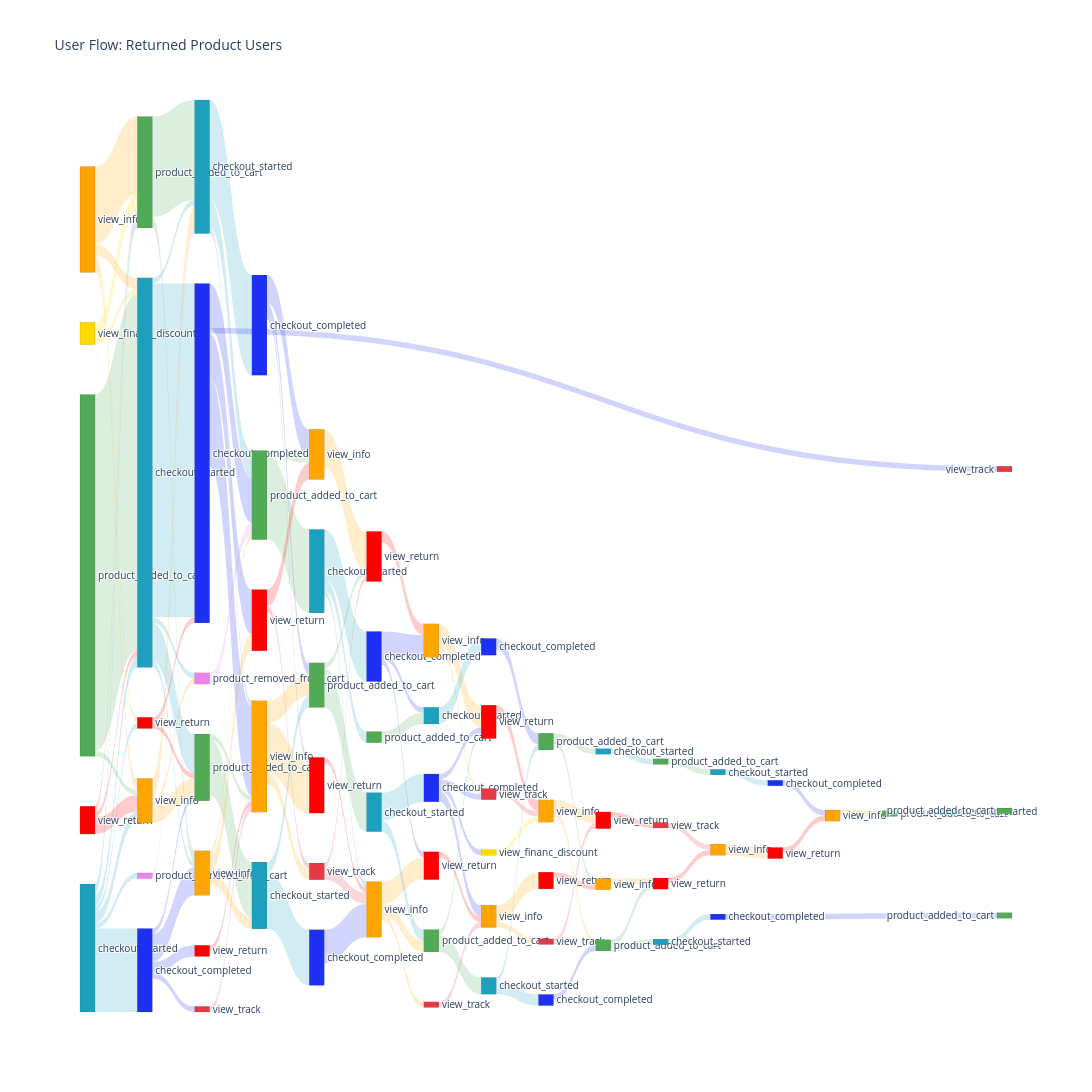

The code cell stored with this chart in its notebook:
### Markdown cell above
Строим sankey-диаграмму, отражающую карту пользовательских потоков для пользователей, вернувших товар

### Code cell
senkey_diagram = plot_senkey_diagram(data_for_plot)
senkey_diagram.show()

### Figure 1 — Plotly figure (JSON) as saved in the notebook; plotly's stock layout.template omitted (floating-point values rounded to 4 significant figures)
{"data": [{"domain": {"x": [0, 1], "y": [0, 1]}, "link": {"color": ["rgba(255, 165, 0, 0.2)", "rgba(255, 165, 0, 0.2)", "rgba(255, 165, 0, 0.2)", "rgba(255, 165, 0, 0.2)", "rgba(29, 160, 189, 0.2)", "rgba(29, 160, 189, 0.2)", "rgba(29, 160, 189, 0.2)", "rgba(29, 160, 189, 0.2)", "rgba(29, 160, 189, 0.2)", "rgba(29, 160, 189, 0.2)", "rgba(255, 0, 0, 0.2)", "rgba(255, 0, 0, 0.2)", "rgba(255, 0, 0, 0.2)", "rgba(81, 170, 86, 0.2)", "rgba(81, 170, 86, 0.2)", "rgba(255, 217, 2, 0.2)", "rgba(255, 217, 2, 0.2)", "rgba(81, 170, 86, 0.2)", "rgba(81, 170, 86, 0.2)", "rgba(29, 160, 189, 0.2)", "rgba(29, 160, 189, 0.2)", "rgba(29, 160, 189, 0.2)", "rgba(29, 160, 189, 0.2)", "rgba(29, 160, 189, 0.2)", "rgba(255, 165, 0, 0.2)", "rgba(255, 165, 0, 0.2)", "rgba(255, 165, 0, 0.2)", "rgba(29, 48, 243, 0.2)", "rgba(29, 48, 243, 0.2)", "rgba(29, 48, 243, 0.2)", "rgba(29, 48, 243, 0.2)", "rgba(255, 0, 0, 0.2)", "rgba(255, 0, 0, 0.2)", "rgba(238, 130, 238, 0.2)", "rgba(29, 160, 189, 0.2)", "rgba(29, 160, 189, 0.2)", "rgba(29, 160, 189, 0.2)", "rgba(29, 48, 243, 0.2)", "rgba(29, 48, 243, 0.2)", "rgba(29, 48, 243, 0.2)", "rgba(29, 48, 243, 0.2)", "rgba(238, 130, 238, 0.2)", "rgba(255, 0, 0, 0.2)", "rgba(81, 170, 86, 0.2)", "rgba(81, 170, 86, 0.2)", "rgba(255, 165, 0, 0.2)", "rgba(255, 165, 0, 0.2)", "rgba(255, 165, 0, 0.2)", "rgba(230, 57, 70, 0.2)", "rgba(81, 170, 86, 0.2)", "rgba(81, 170, 86, 0.2)", "rgba(29, 48, 243, 0.2)", "rgba(29, 48, 243, 0.2)", "rgba(29, 48, 243, 0.2)", "rgba(255, 165, 0, 0.2)", "rgba(255, 165, 0, 0.2)", "rgba(255, 165, 0, 0.2)", "rgba(29, 160, 189, 0.2)", "rgba(29, 160, 189, 0.2)", "rgba(255, 0, 0, 0.2)", "rgba(255, 0, 0, 0.2)", "rgba(29, 160, 189, 0.2)", "rgba(29, 160, 189, 0.2)", "rgba(29, 160, 189, 0.2)", "rgba(255, 0, 0, 0.2)", "rgba(29, 48, 243, 0.2)", "rgba(81, 170, 86, 0.2)", "rgba(81, 170, 86, 0.2)", "rgba(230, 57, 70, 0.2)", "rgba(230, 57, 70, 0.2)", "rgba(255, 165, 0, 0.2)", "rgba(29, 48, 243, 0.2)", "rgba(29, 48, 243, 0.2)", "rgba(29, 48, 243, 0.2)", "rgba(255, 165, 0, 0.2)", "rgba(255, 165, 0, 0.2)", "rgba(255, 165, 0, 0.2)", "rgba(29, 160, 189, 0.2)", "rgba(29, 160, 189, 0.2)", "rgba(255, 0, 0, 0.2)", "rgba(81, 170, 86, 0.2)", "rgba(81, 170, 86, 0.2)", "rgba(81, 170, 86, 0.2)", "rgba(255, 165, 0, 0.2)", "rgba(255, 165, 0, 0.2)", "rgba(29, 48, 243, 0.2)", "rgba(29, 48, 243, 0.2)", "rgba(29, 48, 243, 0.2)", "rgba(29, 48, 243, 0.2)", "rgba(255, 0, 0, 0.2)", "rgba(29, 160, 189, 0.2)", "rgba(230, 57, 70, 0.2)", "rgba(29, 160, 189, 0.2)", "rgba(29, 160, 189, 0.2)", "rgba(230, 57, 70, 0.2)", "rgba(255, 0, 0, 0.2)", "rgba(29, 48, 243, 0.2)", "rgba(255, 165, 0, 0.2)", "rgba(255, 165, 0, 0.2)", "rgba(255, 217, 2, 0.2)", "rgba(29, 48, 243, 0.2)", "rgba(81, 170, 86, 0.2)", "rgba(81, 170, 86, 0.2)", "rgba(255, 165, 0, 0.2)", "rgba(255, 165, 0, 0.2)", "rgba(255, 0, 0, 0.2)", "rgba(230, 57, 70, 0.2)", "rgba(81, 170, 86, 0.2)", "rgba(81, 170, 86, 0.2)", "rgba(29, 160, 189, 0.2)", "rgba(255, 0, 0, 0.2)", "rgba(255, 165, 0, 0.2)", "rgba(29, 160, 189, 0.2)", "rgba(81, 170, 86, 0.2)", "rgba(255, 0, 0, 0.2)", "rgba(230, 57, 70, 0.2)", "rgba(29, 48, 243, 0.2)", "rgba(29, 160, 189, 0.2)", "rgba(255, 165, 0, 0.2)", "rgba(29, 48, 243, 0.2)", "rgba(255, 0, 0, 0.2)", "rgba(255, 165, 0, 0.2)", "rgba(81, 170, 86, 0.2)", "rgba(29, 160, 189, 0.2)"], "label": ["73.7%", "10.5%", "10.5%", "5.3%", "8.7%", "8.7%", "8.7%", "65.2%", "4.3%", "4.3%", "20.0%", "20.0%", "60.0%", "98.5%", "1.5%", "75.0%", "25.0%", "90.0%", "10.0%", "1.4%", "85.7%", "1.4%", "10.0%", "1.4%", "50.0%", "12.5%", "37.5%", "22.2%", "11.1%", "55.6%", "11.1%", "50.0%", "50.0%", "100.0%", "20.8%", "75.0%", "4.2%", "24.2%", "48.5%", "24.2%", "3.0%", "100.0%", "100.0%", "9.1%", "90.9%", "16.7%", "33.3%", "50.0%", "100.0%", "93.8%", "6.2%", "12.5%", "25.0%", "62.5%", "60.0%", "26.7%", "13.3%", "83.3%", "16.7%", "25.0%", "75.0%", "75.0%", "8.3%", "16.7%", "100.0%", "100.0%", "87.5%", "12.5%", "66.7%", "33.3%", "100.0%", "66.7%", "16.7%", "16.7%", "28.6%", "57.1%", "14.3%", "28.6%", "71.4%", "100.0%", "100.0%", "75.0%", "25.0%", "20.0%", "80.0%", "20.0%", "20.0%", "40.0%", "20.0%", "100.0%", "100.0%", "100.0%", "66.7%", "33.3%", "100.0%", "100.0%", "100.0%", "75.0%", "25.0%", "100.0%", "100.0%", "50.0%", "50.0%", "33.3%", "66.7%", "100.0%", "100.0%", "50.0%", "50.0%", "100.0%", "100.0%", "100.0%", "100.0%", "100.0%", "100.0%", "100.0%", "100.0%", "100.0%", "100.0%", "100.0%", "100.0%", "100.0%", "100.0%", "100.0%"], "source": [0, 0, 0, 0, 1, 1, 1, 1, 1, 1, 2, 2, 2, 3, 3, 4, 4, 5, 5, 6, 6, 6, 6, 6, 7, 7, 7, 8, 8, 8, 8, 9, 9, 10, 11, 11, 11, 12, 12, 12, 12, 13, 14, 15, 15, 16, 16, 16, 17, 18, 18, 19, 19, 19, 20, 20, 20, 21, 21, 22, 22, 24, 24, 24, 25, 26, 27, 27, 28, 28, 29, 30, 30, 30, 31, 31, 31, 32, 32, 33, 34, 35, 35, 36, 36, 37, 37, 37, 37, 38, 39, 40, 41, 41, 42, 43, 44, 45, 45, 46, 47, 48, 48, 49, 49, 50, 51, 52, 52, 53, 54, 55, 56, 57, 58, 59, 60, 61, 62, 64, 65, 66, 67, 68], "target": [5, 6, 7, 9, 5, 6, 7, 8, 9, 10, 5, 6, 7, 6, 7, 5, 6, 11, 16, 11, 12, 13, 15, 16, 11, 13, 15, 14, 15, 16, 17, 12, 15, 11, 18, 19, 20, 18, 20, 22, 23, 18, 20, 20, 21, 18, 21, 22, 20, 24, 29, 25, 27, 29, 25, 27, 28, 26, 27, 28, 29, 30, 31, 34, 31, 31, 32, 33, 31, 33, 33, 36, 38, 39, 35, 38, 40, 35, 37, 36, 39, 41, 43, 42, 43, 42, 43, 45, 46, 45, 44, 45, 47, 48, 49, 49, 48, 50, 51, 49, 52, 53, 55, 52, 54, 55, 54, 56, 58, 57, 59, 58, 60, 61, 62, 62, 63, 64, 65, 66, 66, 67, 68, 69], "value": [14, 2, 2, 1, 2, 2, 2, 15, 1, 1, 1, 1, 3, 64, 1, 3, 1, 18, 2, 1, 60, 1, 7, 1, 4, 1, 3, 2, 1, 5, 1, 1, 1, 1, 5, 18, 1, 8, 16, 8, 1, 2, 1, 1, 10, 1, 2, 3, 1, 15, 1, 1, 2, 5, 9, 4, 2, 10, 2, 1, 3, 9, 1, 2, 1, 6, 7, 1, 2, 1, 7, 4, 1, 1, 2, 4, 1, 2, 5, 2, 2, 3, 1, 1, 4, 1, 1, 2, 1, 1, 3, 1, 2, 1, 1, 2, 2, 3, 1, 1, 1, 1, 1, 1, 2, 1, 1, 1, 1, 1, 1, 1, 1, 1, 1, 1, 1, 1, 2, 1, 1, 1, 1, 1]}, "node": {"color": ["rgba(255, 165, 0, 1)", "rgba(29, 160, 189, 1)", "rgba(255, 0, 0, 1)", "rgba(81, 170, 86, 1)", "rgba(255, 217, 2, 1)", "rgba(81, 170, 86, 1)", "rgba(29, 160, 189, 1)", "rgba(255, 165, 0, 1)", "rgba(29, 48, 243, 1)", "rgba(255, 0, 0, 1)", "rgba(238, 130, 238, 1)", "rgba(29, 160, 189, 1)", "rgba(29, 48, 243, 1)", "rgba(238, 130, 238, 1)", "rgba(255, 0, 0, 1)", "rgba(81, 170, 86, 1)", "rgba(255, 165, 0, 1)", "rgba(230, 57, 70, 1)", "rgba(81, 170, 86, 1)", "rgba(29, 48, 243, 1)", "rgba(255, 165, 0, 1)", "rgba(29, 160, 189, 1)", "rgba(255, 0, 0, 1)", "rgba(230, 57, 70, 1)", "rgba(29, 160, 189, 1)", "rgba(255, 0, 0, 1)", "rgba(29, 48, 243, 1)", "rgba(81, 170, 86, 1)", "rgba(230, 57, 70, 1)", "rgba(255, 165, 0, 1)", "rgba(29, 48, 243, 1)", "rgba(255, 165, 0, 1)", "rgba(29, 160, 189, 1)", "rgba(255, 0, 0, 1)", "rgba(81, 170, 86, 1)", "rgba(81, 170, 86, 1)", "rgba(255, 165, 0, 1)", "rgba(29, 48, 243, 1)", "rgba(255, 0, 0, 1)", "rgba(29, 160, 189, 1)", "rgba(230, 57, 70, 1)", "rgba(29, 160, 189, 1)", "rgba(230, 57, 70, 1)", "rgba(255, 0, 0, 1)", "rgba(29, 48, 243, 1)", "rgba(255, 165, 0, 1)", "rgba(255, 217, 2, 1)", "rgba(29, 48, 243, 1)", "rgba(81, 170, 86, 1)", "rgba(255, 165, 0, 1)", "rgba(255, 0, 0, 1)", "rgba(230, 57, 70, 1)", "rgba(81, 170, 86, 1)", "rgba(29, 160, 189, 1)", "rgba(255, 0, 0, 1)", "rgba(255, 165, 0, 1)", "rgba(29, 160, 189, 1)", "rgba(81, 170, 86, 1)", "rgba(255, 0, 0, 1)", "rgba(230, 57, 70, 1)", "rgba(29, 48, 243, 1)", "rgba(29, 160, 189, 1)", "rgba(255, 165, 0, 1)", "rgba(81, 170, 86, 1)", "rgba(29, 48, 243, 1)", "rgba(255, 0, 0, 1)", "rgba(255, 165, 0, 1)", "rgba(81, 170, 86, 1)", "rgba(29, 160, 189, 1)", "rgba(81, 170, 86, 1)"], "label": ["view_info", "checkout_started", "view_return", "product_added_to_cart", "view_financ_discount", "product_added_to_cart", "checkout_started", "view_info", "checkout_completed", "view_return", "product_removed_from_cart", "checkout_started", "checkout_completed", "product_removed_from_cart", "view_return", "product_added_to_cart", "view_info", "view_track", "product_added_to_cart", "checkout_completed", "view_info", "checkout_started", "view_return", "view_track", "checkout_started", "view_return", "checkout_completed", "product_added_to_cart", "view_track", "view_info", "checkout_completed", "view_info", "checkout_started", "view_return", "product_added_to_cart", "product_added_to_cart", "view_info", "checkout_completed", "view_return", "checkout_started", "view_track", "checkout_started", "view_track", "view_return", "checkout_completed", "view_info", "view_financ_discount", "checkout_completed", "product_added_to_cart", "view_info", "view_return", "view_track", "product_added_to_cart", "checkout_started", "view_return", "view_info", "checkout_started", "product_added_to_cart", "view_return", "view_track", "checkout_completed", "checkout_started", "view_info", "product_added_to_cart", "checkout_completed", "view_return", "view_info", "product_added_to_cart", "checkout_started", "product_added_to_cart"], "line": {"color": "black", "width": 0.1}, "pad": 50, "thickness": 15}, "orientation": "h", "type": "sankey", "valueformat": ".0f"}], "layout": {"font": {"size": 10}, "height": 1200, "title": {"text": "User Flow: Returned Product Users"}, "width": 3000}}
